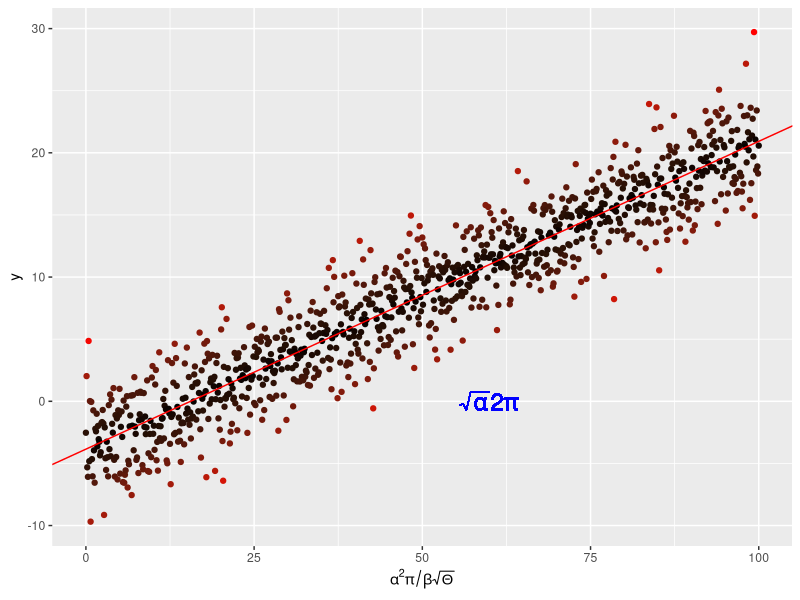

Write the R code that produced this figure.
library(ggplot2)

x <- seq(0, 100, by = 0.1)
y <- -4. + 0.25 * x +
  rnorm(length(x), mean = 0., sd = 2.5)

# and put them in a dataframe
my_data <- data.frame(x = x, y = y)

# perform a linear regression
my_lm <- summary(lm(y ~ x, data = my_data))

# plot the data
p <-  ggplot(my_data, aes(x = x, y = y,
                          colour = abs(my_lm$residual))
) +
  geom_point() +
  scale_colour_gradient(low = "black", high = "red") +
  theme(legend.position = "none") +
  scale_x_continuous(
    expression(alpha^2 * pi / beta * sqrt(Theta)))

# add the regression line
p <- p + geom_abline(
  intercept = my_lm$coefficients[1][1],
  slope = my_lm$coefficients[2][1],
  colour = "red")
# throw some math on the plot
p <- p + geom_text(aes(x = 60, y = 0,
                       label = "sqrt(alpha) * 2* pi"), 
                   parse = TRUE, size = 6, 
                   colour = "blue")

pdf("../Result/MyLinReg.pdf", 11.7, 8.3) 
print(p)
dev.off()
